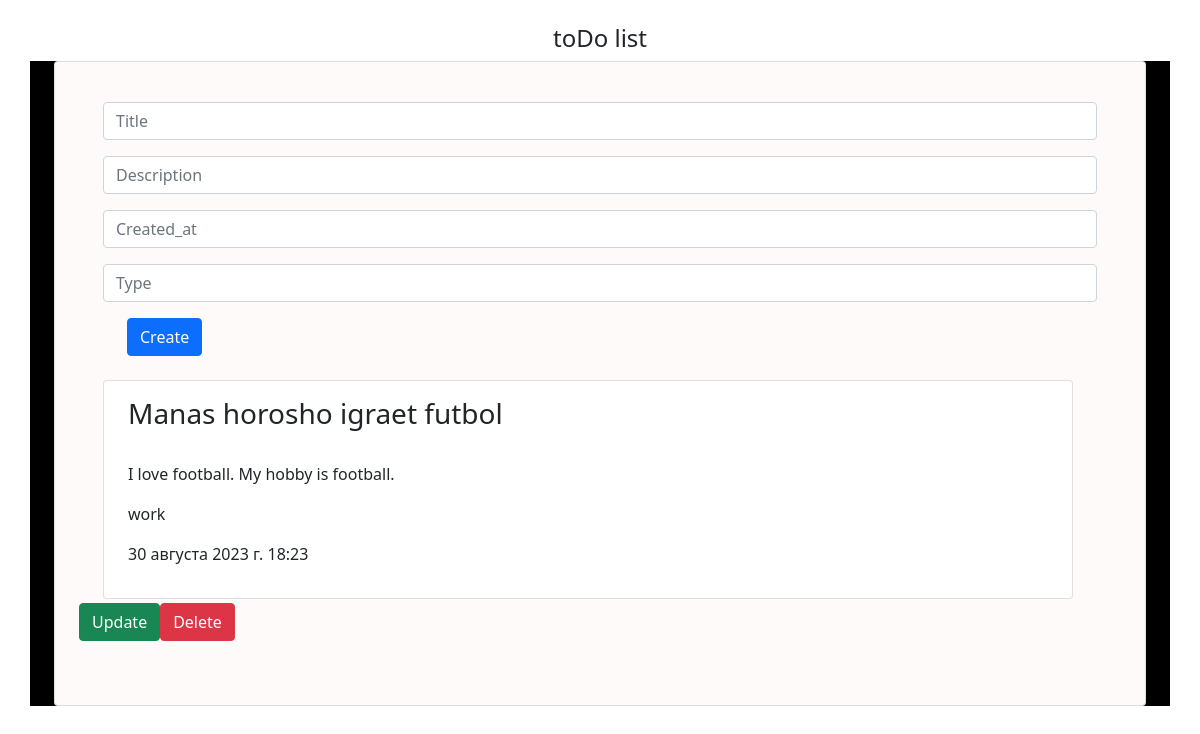
Before: / with the older database file.
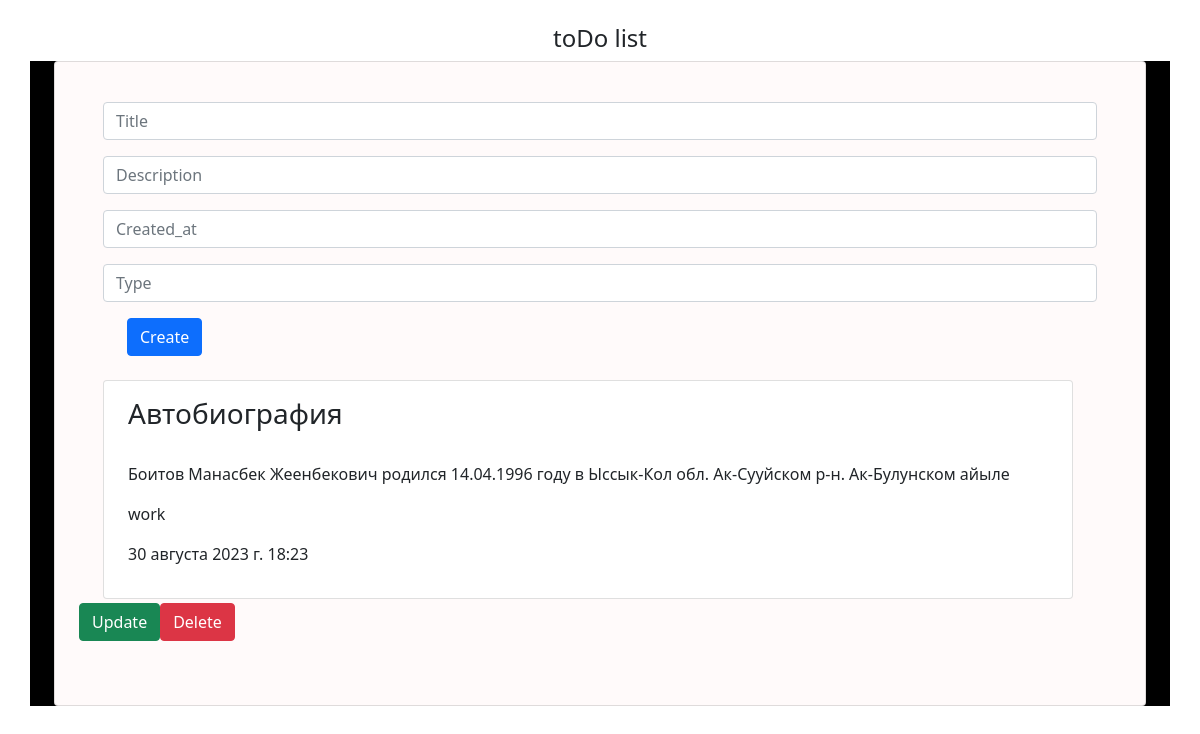
After: the same page with the newer database file.
### tasks/models.py (models this page shows, shortened)
class Task(models.Model):
    CHOICE_TYPE = (
        ('work', 'Work'),
        ('home', 'Home'),
        ('edu', 'Edu')
    )
    title = models.CharField(max_length=150)
    description = models.TextField()
    created_at = models.DateTimeField(auto_created=True)
    type = models.CharField(max_length=25, choices=CHOICE_TYPE)
    is_active = models.BooleanField(default=True)

### tasks/views.py (the view)
# urls.py: path('', get_list, name='index'),
def get_list(request):
    if request.method == 'GET':
        tasks = Task.objects.filter(is_active=True).order_by('-id')
        return render(request, 'index.html', {"tasks": tasks})

### templates/index.html (shortened to what this page needs)
<!DOCTYPE html>
<html lang="en">
<head>
    <link href="https://cdn.jsdelivr.net/npm/bootstrap@5.0.1/dist/css/bootstrap.min.css" rel="stylesheet"
>
</head>
<body>
<br>
<h4 class="card-title" align="center">toDo list</h4>
<div class="page-content page-container" id="page-content">
    <div class="mb-3" align="center">
        <div class="padding">
            <div class="row container d-flex justify-content-center" style="background:black">
                <div class="card px-2" style="background:snow">
                    <div class="card-body">
                        <br>
                        <form method="post" action="{% url 'create' %}" enctype="multipart/form-data">
                            <div class="container">
                                <div class="mb-3">
                                    <input type="text" name="title" class="form-control" id="formGroupExampleInput"
                                           placeholder="Title">
                                </div>
                                <div class="mb-3">
                                    <input type="text" name="description" class="form-control"
                                           id="formGroupExampleInput"
                                           placeholder="Description">
                                </div>
                                <div class="mb-3">
                                    <input type="text" name="created_at" class="form-control" id="formGroupExampleInput"
                                           placeholder="Created_at">
                                </div>
                                <div class="mb-3">
                                    <input type="text" name="type" class="form-control" id="formGroupExampleInput"
                                           placeholder="Type">
                                </div>
                                <div class="container" align="left">
                                    <button type="submit" class="btn btn-primary">Create</button>
                                </div>
                            </div>
                        </form>
                        <br>
                        <div class="mb-3" align="left">
                            {% for task in tasks %}
                            <div class="mb-1">
                                <div class="row container d-flex justify-content-center">
                                    <div class="col-md-15">
                                        <div class="card px-2">
                                            <div class="card-body">
                                                <h3 class="input-helper">{{ task.title }}</h3>
                                                <br>
                                                <p>{{ task.description }}
                                                <p>{{ task.type }}
                                                <p>{{ task.created_at }}
                                            </div>
                                        </div>
                                    </div>
                                </div>
                            </div>
                            <div class="mb-5">
                                <div class='btn-toolbar'>
                                    <a method="post" href="{% url 'update' task.id %}">
                                        <button class="btn btn-success"
                                                type="submit">Update
                                        </button>
                                    </a>
                                    <form method="post"
                                          action="{% url 'delete' task.id %}">
                                        <button class='btn btn-danger' type='submit'>
                                            Delete
                                        </button>
                                    </form>
                                </div>
                            </div>
                            {% endfor %}
                        </div>
                    </div>
                </div>
            </div>
        </div>
    </div>
</div>
</body>
</html>

Changed rows visible on the page:
changed Task "work": title "Manas horosho igraet futbol" → "Автобиография"; description "I love football. My hobby is football." → "Боитов Манасбек Жеенбекович родился 14.04.1996 году в Ыссык-Кол обл. Ак-Сууйском р-н. Ак-Булунском айыле"
